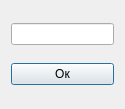
<?xml version="1.0" encoding="UTF-8"?>
<ui version="4.0">
 <class>InsertDepartment</class>
 <widget class="QDialog" name="InsertDepartment">
  <property name="geometry">
   <rect>
    <x>0</x>
    <y>0</y>
    <width>125</width>
    <height>109</height>
   </rect>
  </property>
  <property name="windowTitle">
   <string>Dialog</string>
  </property>
  <layout class="QHBoxLayout" name="horizontalLayout">
   <item>
    <layout class="QVBoxLayout" name="verticalLayout">
     <item>
      <widget class="QLineEdit" name="lineEdit"/>
     </item>
     <item>
      <widget class="QPushButton" name="pushButtonOk">
       <property name="text">
        <string>Ок</string>
       </property>
      </widget>
     </item>
    </layout>
   </item>
  </layout>
 </widget>
 <resources/>
 <connections/>
</ui>
